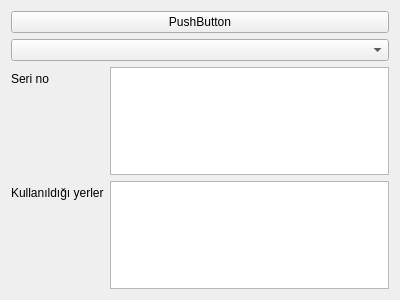
<?xml version="1.0" encoding="UTF-8"?>
<ui version="4.0">
 <class>MainWindow</class>
 <widget class="QMainWindow" name="MainWindow">
  <property name="geometry">
   <rect>
    <x>0</x>
    <y>0</y>
    <width>400</width>
    <height>300</height>
   </rect>
  </property>
  <property name="windowTitle">
   <string>MainWindow</string>
  </property>
  <widget class="QWidget" name="centralWidget">
   <layout class="QGridLayout" name="gridLayout">
    <item row="1" column="0">
     <widget class="QComboBox" name="comboBox"/>
    </item>
    <item row="0" column="0">
     <widget class="QPushButton" name="pushButton">
      <property name="text">
       <string>PushButton</string>
      </property>
     </widget>
    </item>
    <item row="2" column="0">
     <layout class="QFormLayout" name="formLayout">
      <item row="0" column="0">
       <widget class="QLabel" name="labelSerialNo">
        <property name="text">
         <string>Seri no</string>
        </property>
       </widget>
      </item>
      <item row="0" column="1">
       <widget class="QTextBrowser" name="textBrowserSerialNo"/>
      </item>
      <item row="1" column="0">
       <widget class="QLabel" name="labelUsedIn">
        <property name="text">
         <string>Kullanıldığı yerler</string>
        </property>
       </widget>
      </item>
      <item row="1" column="1">
       <widget class="QTextBrowser" name="textBrowserUsedIn"/>
      </item>
     </layout>
    </item>
   </layout>
  </widget>
 </widget>
 <layoutdefault spacing="6" margin="11"/>
 <resources/>
 <connections/>
</ui>
